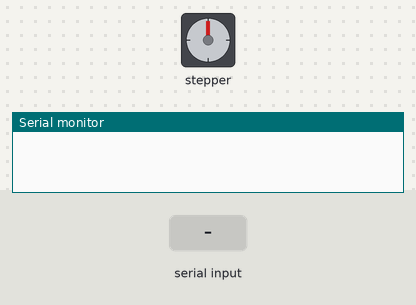
Recording of a sketch running on a simulated Arduino Uno, built with avr-gcc and run on an emulated ATmega328P. Parts: stepper motor, the last lines printed to the serial monitor. Wiring (inferred from the names in the program): stepper motor driver (200 steps per turn assumed): step pin 3; direction pin 4. The test bench sets the inputs (shaded band).

Above: at 1.2 s.
1.3 s: "MOVE 90\n" received over Serial
At 2.1 s:
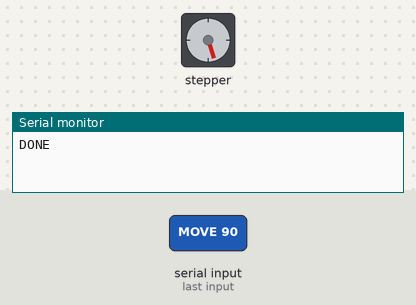
2.8 s: "MOVE 90\n" received over Serial
At 3.3 s:
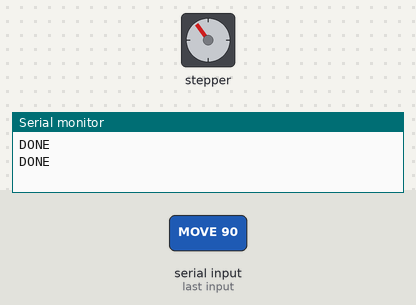
Timing chart, 0 to 5.8 s (numbered marks = the images above; inputs shaded):
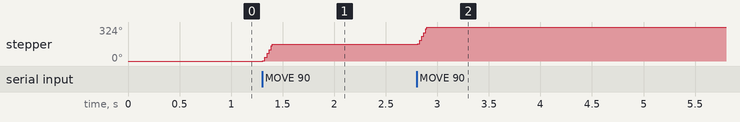

The sketch:

stepper_motor.ino
```cpp
const int stepPin = 3;
const int dirPin = 4;

void setup() {
  Serial.begin(9600);
  pinMode(stepPin, OUTPUT);
  pinMode(dirPin, OUTPUT);
}

void loop() {
  if (Serial.available() > 0) {
    String command = Serial.readStringUntil('\n');
    if (command.startsWith("MOVE ")) {
      int steps = command.substring(5).toInt();
      moveMotor(steps);
      Serial.println("DONE");
    }
  }
}

void moveMotor(int steps) {
  digitalWrite(dirPin, steps > 0 ? HIGH : LOW);
  steps = abs(steps);
  for (int i = 0; i < steps; i++) {
    digitalWrite(stepPin, HIGH);
    delayMicroseconds(500);
    digitalWrite(stepPin, LOW);
    delayMicroseconds(500);
  }
}
```

Measured:
- after the input at 1.3 s, stepper: turns 162° clockwise, starting at once
- after the input at 2.8 s, stepper: turns 162° clockwise, starting at once
